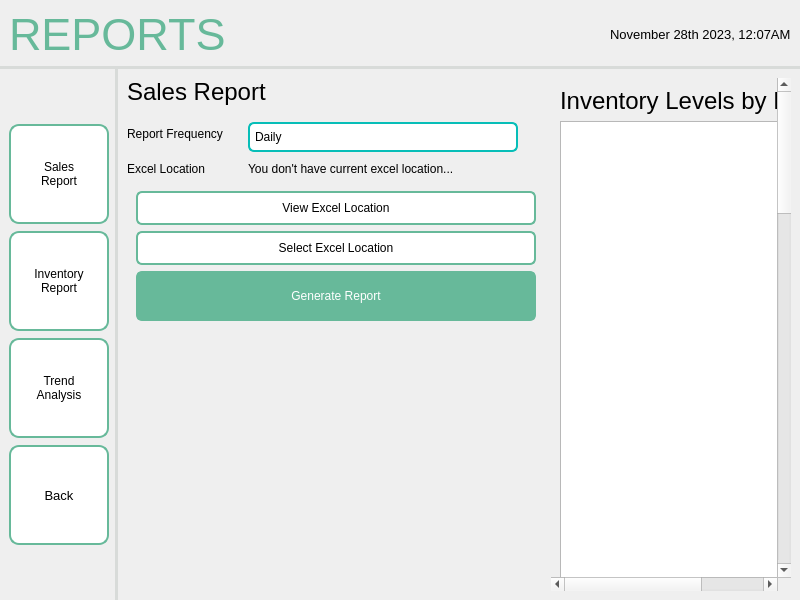
<?xml version="1.0" encoding="UTF-8"?>
<ui version="4.0">
 <class>MainWindow</class>
 <widget class="QMainWindow" name="MainWindow">
  <property name="geometry">
   <rect>
    <x>0</x>
    <y>0</y>
    <width>800</width>
    <height>600</height>
   </rect>
  </property>
  <property name="windowTitle">
   <string>MainWindow</string>
  </property>
  <widget class="QWidget" name="centralwidget">
   <layout class="QHBoxLayout" name="horizontalLayout">
    <property name="spacing">
     <number>0</number>
    </property>
    <property name="leftMargin">
     <number>0</number>
    </property>
    <property name="topMargin">
     <number>0</number>
    </property>
    <property name="rightMargin">
     <number>0</number>
    </property>
    <property name="bottomMargin">
     <number>0</number>
    </property>
    <item>
     <widget class="QFrame" name="frame">
      <property name="sizePolicy">
       <sizepolicy hsizetype="Preferred" vsizetype="Preferred">
        <horstretch>0</horstretch>
        <verstretch>0</verstretch>
       </sizepolicy>
      </property>
      <property name="frameShape">
       <enum>QFrame::NoFrame</enum>
      </property>
      <property name="frameShadow">
       <enum>QFrame::Plain</enum>
      </property>
      <layout class="QGridLayout" name="gridLayout">
       <property name="leftMargin">
        <number>0</number>
       </property>
       <property name="topMargin">
        <number>0</number>
       </property>
       <property name="rightMargin">
        <number>0</number>
       </property>
       <property name="bottomMargin">
        <number>0</number>
       </property>
       <property name="spacing">
        <number>0</number>
       </property>
       <item row="1" column="0">
        <widget class="QWidget" name="navbar" native="true">
         <property name="sizePolicy">
          <sizepolicy hsizetype="Fixed" vsizetype="Preferred">
           <horstretch>0</horstretch>
           <verstretch>0</verstretch>
          </sizepolicy>
         </property>
         <property name="styleSheet">
          <string notr="true">QWidget {
    border-right: 3px solid #D8DBD9;
}
</string>
         </property>
         <layout class="QVBoxLayout" name="verticalLayout_2">
          <property name="spacing">
           <number>7</number>
          </property>
          <item>
           <spacer name="verticalSpacer">
            <property name="orientation">
             <enum>Qt::Vertical</enum>
            </property>
            <property name="sizeHint" stdset="0">
             <size>
              <width>20</width>
              <height>40</height>
             </size>
            </property>
           </spacer>
          </item>
          <item>
           <widget class="QPushButton" name="salesReportBTN">
            <property name="minimumSize">
             <size>
              <width>100</width>
              <height>100</height>
             </size>
            </property>
            <property name="maximumSize">
             <size>
              <width>100</width>
              <height>100</height>
             </size>
            </property>
            <property name="styleSheet">
             <string notr="true">QPushButton {
    background-color: white;
    border: 2px solid #67B99A;
    color: black;
    padding: 8px 16px;
    border-radius: 10px;
}

QPushButton:hover {
    border: 2px solid #4D926D;
}

QPushButton:pressed {
	background-color: #F0F0F0;
	border: 2px solid #265C42;
}</string>
            </property>
            <property name="text">
             <string>Sales
Report</string>
            </property>
           </widget>
          </item>
          <item>
           <widget class="QPushButton" name="inventoryReportBTN">
            <property name="minimumSize">
             <size>
              <width>100</width>
              <height>100</height>
             </size>
            </property>
            <property name="maximumSize">
             <size>
              <width>100</width>
              <height>100</height>
             </size>
            </property>
            <property name="autoFillBackground">
             <bool>false</bool>
            </property>
            <property name="styleSheet">
             <string notr="true">QPushButton {
    background-color: white;
    border: 2px solid #67B99A;
    color: black;
    padding: 8px 16px;
    border-radius: 10px;
}

QPushButton:hover {
    border: 2px solid #4D926D;
}

QPushButton:pressed {
	background-color: #F0F0F0;
	border: 2px solid #265C42;
}</string>
            </property>
            <property name="text">
             <string>Inventory
Report</string>
            </property>
           </widget>
          </item>
          <item>
           <widget class="QPushButton" name="trendAnalysisBTN">
            <property name="minimumSize">
             <size>
              <width>100</width>
              <height>100</height>
             </size>
            </property>
            <property name="maximumSize">
             <size>
              <width>100</width>
              <height>100</height>
             </size>
            </property>
            <property name="styleSheet">
             <string notr="true">QPushButton {
    background-color: white;
    border: 2px solid #67B99A;
    color: black;
    padding: 8px 16px;
    border-radius: 10px;
}

QPushButton:hover {
    border: 2px solid #4D926D;
}

QPushButton:pressed {
	background-color: #F0F0F0;
	border: 2px solid #265C42;
}</string>
            </property>
            <property name="text">
             <string>Trend
Analysis</string>
            </property>
           </widget>
          </item>
          <item>
           <widget class="QPushButton" name="backBTN">
            <property name="sizePolicy">
             <sizepolicy hsizetype="Fixed" vsizetype="Fixed">
              <horstretch>0</horstretch>
              <verstretch>0</verstretch>
             </sizepolicy>
            </property>
            <property name="minimumSize">
             <size>
              <width>100</width>
              <height>100</height>
             </size>
            </property>
            <property name="maximumSize">
             <size>
              <width>100</width>
              <height>100</height>
             </size>
            </property>
            <property name="font">
             <font>
              <pointsize>10</pointsize>
             </font>
            </property>
            <property name="styleSheet">
             <string notr="true">QPushButton {
    background-color: white;
    border: 2px solid #67B99A;
    color: black;
    padding: 8px 16px;
    border-radius: 10px;
}

QPushButton:hover {
    border: 2px solid #4D926D;
}

QPushButton:pressed {
	background-color: #F0F0F0;
	border: 2px solid #265C42;
}</string>
            </property>
            <property name="text">
             <string>Back</string>
            </property>
            <property name="autoRepeat">
             <bool>false</bool>
            </property>
           </widget>
          </item>
          <item>
           <spacer name="verticalSpacer_3">
            <property name="orientation">
             <enum>Qt::Vertical</enum>
            </property>
            <property name="sizeHint" stdset="0">
             <size>
              <width>20</width>
              <height>40</height>
             </size>
            </property>
           </spacer>
          </item>
         </layout>
        </widget>
       </item>
       <item row="0" column="0" colspan="2">
        <widget class="QWidget" name="header" native="true">
         <property name="styleSheet">
          <string notr="true">QWidget {
    border-bottom: 3px solid #D8DBD9; 
}
</string>
         </property>
         <layout class="QHBoxLayout" name="horizontalLayout_2">
          <item>
           <widget class="QLabel" name="label">
            <property name="font">
             <font>
              <pointsize>-1</pointsize>
             </font>
            </property>
            <property name="layoutDirection">
             <enum>Qt::LeftToRight</enum>
            </property>
            <property name="styleSheet">
             <string notr="true">QLabel {
    color: #67B99A;
    font-size: 45px;
}</string>
            </property>
            <property name="text">
             <string>REPORTS</string>
            </property>
            <property name="scaledContents">
             <bool>false</bool>
            </property>
           </widget>
          </item>
          <item>
           <spacer name="horizontalSpacer">
            <property name="orientation">
             <enum>Qt::Horizontal</enum>
            </property>
            <property name="sizeHint" stdset="0">
             <size>
              <width>40</width>
              <height>20</height>
             </size>
            </property>
           </spacer>
          </item>
          <item>
           <widget class="QLabel" name="sysTimeDate">
            <property name="font">
             <font>
              <pointsize>10</pointsize>
             </font>
            </property>
            <property name="styleSheet">
             <string notr="true">QLabel {
    color: black;
}</string>
            </property>
            <property name="text">
             <string>November 28th 2023, 12:07AM</string>
            </property>
           </widget>
          </item>
         </layout>
        </widget>
       </item>
       <item row="1" column="1">
        <widget class="QFrame" name="Content">
         <layout class="QHBoxLayout" name="horizontalLayout_3">
          <item>
           <widget class="QWidget" name="widget_3" native="true">
            <layout class="QVBoxLayout" name="verticalLayout_5">
             <property name="leftMargin">
              <number>0</number>
             </property>
             <property name="topMargin">
              <number>0</number>
             </property>
             <property name="rightMargin">
              <number>0</number>
             </property>
             <property name="bottomMargin">
              <number>0</number>
             </property>
             <item>
              <widget class="QLabel" name="automaticbackupLBL">
               <property name="font">
                <font>
                 <pointsize>18</pointsize>
                </font>
               </property>
               <property name="text">
                <string>Sales Report</string>
               </property>
              </widget>
             </item>
             <item>
              <spacer name="verticalSpacer_5">
               <property name="orientation">
                <enum>Qt::Vertical</enum>
               </property>
               <property name="sizeType">
                <enum>QSizePolicy::Fixed</enum>
               </property>
               <property name="sizeHint" stdset="0">
                <size>
                 <width>20</width>
                 <height>10</height>
                </size>
               </property>
              </spacer>
             </item>
             <item>
              <widget class="QWidget" name="widget" native="true">
               <layout class="QFormLayout" name="formLayout">
                <property name="horizontalSpacing">
                 <number>25</number>
                </property>
                <property name="verticalSpacing">
                 <number>10</number>
                </property>
                <property name="leftMargin">
                 <number>0</number>
                </property>
                <property name="topMargin">
                 <number>0</number>
                </property>
                <property name="rightMargin">
                 <number>0</number>
                </property>
                <property name="bottomMargin">
                 <number>0</number>
                </property>
                <item row="0" column="0">
                 <widget class="QLabel" name="frequencyLBL">
                  <property name="text">
                   <string>Report Frequency</string>
                  </property>
                 </widget>
                </item>
                <item row="0" column="1">
                 <widget class="QComboBox" name="frequencyBOX">
                  <property name="minimumSize">
                   <size>
                    <width>270</width>
                    <height>0</height>
                   </size>
                  </property>
                  <property name="maximumSize">
                   <size>
                    <width>270</width>
                    <height>16777215</height>
                   </size>
                  </property>
                  <property name="styleSheet">
                   <string notr="true">QComboBox {
    padding: 5px;
    border: 2px solid #07BEB8;
    border-radius: 6px;
    background-color: #FFFFFF;
    selection-background-color: darkgray;
}

QComboBox::drop-down {
    subcontrol-origin: padding;
    subcontrol-position: right center;
    width: 20px;
    border-left: none;
    border-top-right-radius: 3px;
    border-bottom-right-radius: 3px;
}

QComboBox::down-arrow {
    image: url(:/logos/Icons/gridicons_dropdown.png);
    width: 20px;
    height: 20px;
}</string>
                  </property>
                  <item>
                   <property name="text">
                    <string>Daily</string>
                   </property>
                  </item>
                  <item>
                   <property name="text">
                    <string>Weekly</string>
                   </property>
                  </item>
                  <item>
                   <property name="text">
                    <string>Monthly</string>
                   </property>
                  </item>
                 </widget>
                </item>
                <item row="1" column="0">
                 <widget class="QLabel" name="filelocLBL">
                  <property name="text">
                   <string>Excel Location</string>
                  </property>
                 </widget>
                </item>
                <item row="1" column="1">
                 <widget class="QLabel" name="filelocDISPLAY">
                  <property name="text">
                   <string>You don't have current excel location...</string>
                  </property>
                 </widget>
                </item>
               </layout>
              </widget>
             </item>
             <item>
              <widget class="QWidget" name="widget_2" native="true">
               <layout class="QVBoxLayout" name="verticalLayout">
                <item>
                 <widget class="QPushButton" name="viewBTN">
                  <property name="minimumSize">
                   <size>
                    <width>400</width>
                    <height>0</height>
                   </size>
                  </property>
                  <property name="maximumSize">
                   <size>
                    <width>400</width>
                    <height>16777215</height>
                   </size>
                  </property>
                  <property name="styleSheet">
                   <string notr="true">QPushButton {
    background-color: white;
    border: 2px solid #67B99A;
    color: black;
    padding: 8px 16px;
    border-radius: 6px;
}

QPushButton:hover {
    border: 2px solid #4D926D;
}

QPushButton:pressed {
	background-color: #F0F0F0;
	border: 2px solid #265C42;
}</string>
                  </property>
                  <property name="text">
                   <string>View Excel Location</string>
                  </property>
                 </widget>
                </item>
                <item>
                 <widget class="QPushButton" name="selectfolderBTN">
                  <property name="minimumSize">
                   <size>
                    <width>400</width>
                    <height>0</height>
                   </size>
                  </property>
                  <property name="maximumSize">
                   <size>
                    <width>400</width>
                    <height>16777215</height>
                   </size>
                  </property>
                  <property name="styleSheet">
                   <string notr="true">QPushButton {
    background-color: white;
    border: 2px solid #67B99A;
    color: black;
    padding: 8px 16px;
    border-radius: 6px;
}

QPushButton:hover {
    border: 2px solid #4D926D;
}

QPushButton:pressed {
	background-color: #F0F0F0;
	border: 2px solid #265C42;
}</string>
                  </property>
                  <property name="text">
                   <string>Select Excel Location</string>
                  </property>
                 </widget>
                </item>
                <item>
                 <widget class="QPushButton" name="generateBTN">
                  <property name="minimumSize">
                   <size>
                    <width>400</width>
                    <height>50</height>
                   </size>
                  </property>
                  <property name="maximumSize">
                   <size>
                    <width>400</width>
                    <height>50</height>
                   </size>
                  </property>
                  <property name="font">
                   <font>
                    <bold>false</bold>
                   </font>
                  </property>
                  <property name="styleSheet">
                   <string notr="true">QPushButton {
    background-color: #67B99A;
    color: white;
    border: 2px solid #67B99A;
    padding: 8px 16px;
    border-radius: 6px;
}
QPushButton:hover {
    background-color: #5CAE8B;
    border: 2px solid #5CAE8B;
}
QPushButton:pressed {
    background-color: #4D9C7F;
	border: 2px solid #4D9C7F;
}</string>
                  </property>
                  <property name="text">
                   <string>Generate Report</string>
                  </property>
                 </widget>
                </item>
               </layout>
              </widget>
             </item>
             <item>
              <widget class="QWidget" name="widget_5" native="true">
               <layout class="QVBoxLayout" name="verticalLayout_6">
                <property name="spacing">
                 <number>10</number>
                </property>
                <property name="leftMargin">
                 <number>0</number>
                </property>
                <property name="topMargin">
                 <number>0</number>
                </property>
                <property name="rightMargin">
                 <number>0</number>
                </property>
                <property name="bottomMargin">
                 <number>0</number>
                </property>
               </layout>
              </widget>
             </item>
             <item>
              <spacer name="verticalSpacer_2">
               <property name="orientation">
                <enum>Qt::Vertical</enum>
               </property>
               <property name="sizeHint" stdset="0">
                <size>
                 <width>20</width>
                 <height>40</height>
                </size>
               </property>
              </spacer>
             </item>
            </layout>
           </widget>
          </item>
          <item>
           <widget class="QScrollArea" name="scrollArea">
            <property name="frameShape">
             <enum>QFrame::NoFrame</enum>
            </property>
            <property name="widgetResizable">
             <bool>true</bool>
            </property>
            <widget class="QWidget" name="scrollAreaWidgetContents">
             <property name="geometry">
              <rect>
               <x>0</x>
               <y>-1123</y>
               <width>401</width>
               <height>1977</height>
              </rect>
             </property>
             <layout class="QVBoxLayout" name="verticalLayout_3">
              <item>
               <widget class="QLabel" name="label_2">
                <property name="font">
                 <font>
                  <pointsize>18</pointsize>
                 </font>
                </property>
                <property name="text">
                 <string>Inventory Levels by Products</string>
                </property>
               </widget>
              </item>
              <item>
               <widget class="QGraphicsView" name="levelView">
                <property name="minimumSize">
                 <size>
                  <width>0</width>
                  <height>600</height>
                 </size>
                </property>
                <property name="maximumSize">
                 <size>
                  <width>16777215</width>
                  <height>600</height>
                 </size>
                </property>
                <property name="verticalScrollBarPolicy">
                 <enum>Qt::ScrollBarAlwaysOff</enum>
                </property>
               </widget>
              </item>
              <item>
               <widget class="QLabel" name="label_3">
                <property name="font">
                 <font>
                  <pointsize>18</pointsize>
                 </font>
                </property>
                <property name="text">
                 <string>Inventory Status Overview</string>
                </property>
               </widget>
              </item>
              <item>
               <widget class="QGraphicsView" name="statusView">
                <property name="minimumSize">
                 <size>
                  <width>0</width>
                  <height>600</height>
                 </size>
                </property>
                <property name="maximumSize">
                 <size>
                  <width>16777215</width>
                  <height>600</height>
                 </size>
                </property>
                <property name="verticalScrollBarPolicy">
                 <enum>Qt::ScrollBarAlwaysOff</enum>
                </property>
               </widget>
              </item>
              <item>
               <widget class="QLabel" name="label_4">
                <property name="font">
                 <font>
                  <pointsize>18</pointsize>
                 </font>
                </property>
                <property name="text">
                 <string>Expiry Date Analysis</string>
                </property>
               </widget>
              </item>
              <item>
               <widget class="QGraphicsView" name="expiryView">
                <property name="minimumSize">
                 <size>
                  <width>0</width>
                  <height>600</height>
                 </size>
                </property>
                <property name="maximumSize">
                 <size>
                  <width>16777215</width>
                  <height>600</height>
                 </size>
                </property>
                <property name="verticalScrollBarPolicy">
                 <enum>Qt::ScrollBarAlwaysOff</enum>
                </property>
               </widget>
              </item>
             </layout>
            </widget>
           </widget>
          </item>
         </layout>
        </widget>
       </item>
      </layout>
     </widget>
    </item>
   </layout>
  </widget>
 </widget>
 <resources/>
 <connections/>
</ui>
